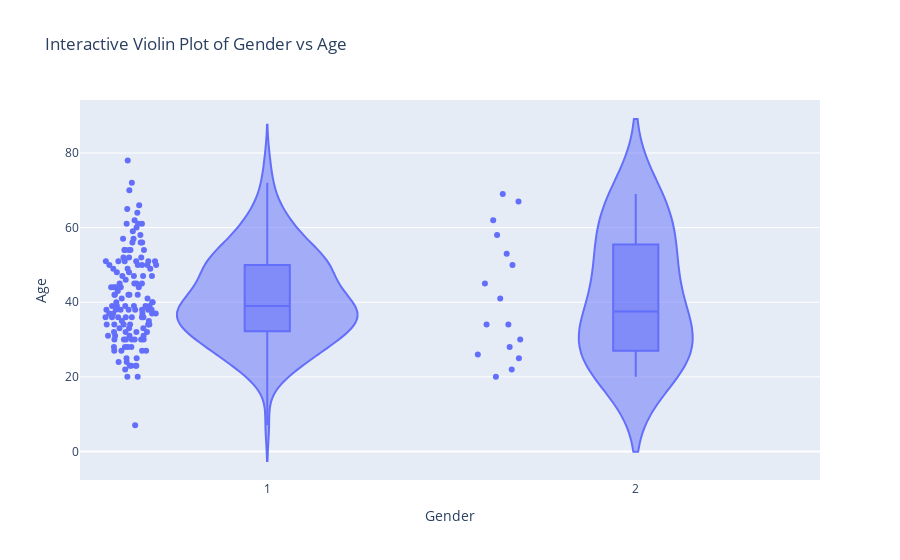

Here is the notebook cell this chart was saved with:
### Code cell
vio_gender_age_hep = px.violin(df_hepatitis, x='Gender', y='Age', box=True, points='all',
                           labels={'Gender':'Gender', 'Age':'Age'},
                           title="Interactive Violin Plot of Gender vs Age")
vio_gender_age_hep.show()

### Figure 1 — Plotly figure (JSON) as saved in the notebook; plotly's stock layout.template omitted (floating-point values rounded to 4 significant figures; data arrays with more than 128 entries replaced by an {"elided": "..."} marker saying what was removed)
{"data": [{"alignmentgroup": "True", "box": {"visible": true}, "hovertemplate": "Gender=%{x}<br>Age=%{y}<extra></extra>", "legendgroup": "", "marker": {"color": "#636efa"}, "name": "", "offsetgroup": "", "orientation": "v", "points": "all", "scalegroup": "True", "showlegend": false, "type": "violin", "x": {"elided": "155 int values"}, "x0": " ", "xaxis": "x", "y": {"elided": "155 int values"}, "y0": " ", "yaxis": "y"}], "layout": {"legend": {"tracegroupgap": 0}, "title": {"text": "Interactive Violin Plot of Gender vs Age"}, "violinmode": "group", "xaxis": {"anchor": "y", "domain": [0, 1], "title": {"text": "Gender"}}, "yaxis": {"anchor": "x", "domain": [0, 1], "title": {"text": "Age"}}}}
